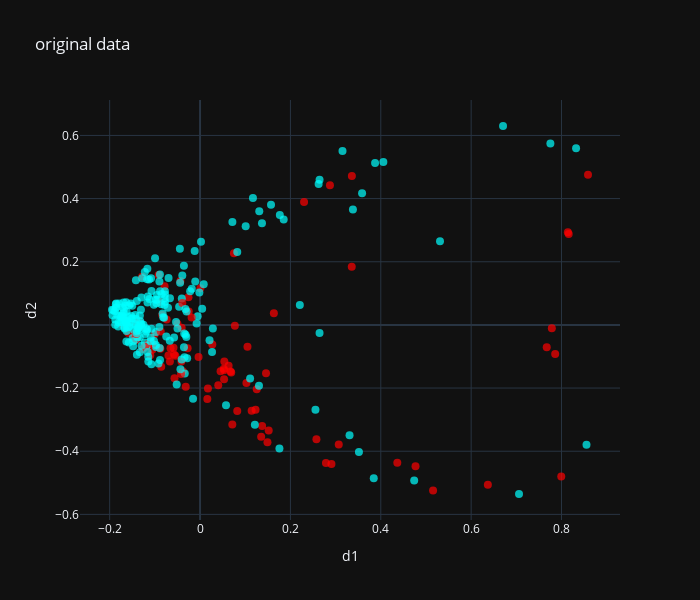
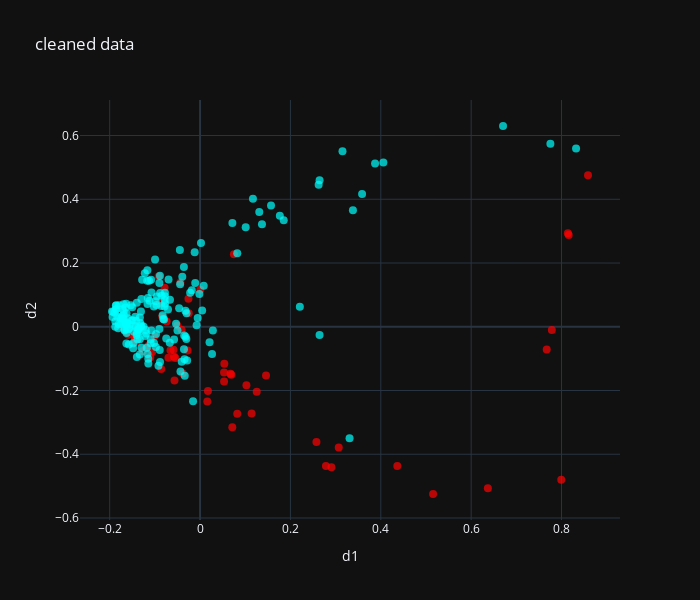

The code cell stored with these charts, in order, in its notebook:
### Code cell
from common import generate_colors_for_classification
from sklearn.preprocessing import StandardScaler, RobustScaler
from sklearn.decomposition import KernelPCA as KPCA
from kernel_pca_search import KernelPCASearchCV, kernel_pca_scorer
from render import *

scaler = RobustScaler()
dot_size = 8
X_numpy[np.isnan(X_numpy)]=-1
X_ = scaler.fit_transform(X_numpy)

transform = KernelPCASearchCV(n_components=2,kernel='rbf')
transform.fit(X_)

def render(model,X_clean,y_clean,title="data plot"):
    colors = generate_colors_for_classification(y_clean,seed=100)
    data = np.concatenate([X_clean,colors],axis=1)
    removed_size = 1-len(y_clean)/len(X)

    print("removed ",removed_size)

    cv = RepeatedStratifiedKFold(n_splits=10, n_repeats=3, random_state=50)
    report = cross_val_classification_report(
        model=model,
        X=X_clean,
        y=y_clean,
        cv=cv,
        target_names=y_classes
    )
    print(report)
    plot_2d_rgb(data,title,["d1","d2","d3"],dot_size)

render(special_model,transform.transform(X_),y,"original data")

render(special_model,transform.transform(X_)[~outliers_mask],y.to_numpy()[~outliers_mask],"cleaned data")
# print(kernel_pca_scorer(transform,X_))

### Figure 1 — Plotly figure (JSON) as saved in the notebook; plotly's stock layout.template omitted (floating-point values rounded to 4 significant figures; data arrays with more than 128 entries replaced by an {"elided": "..."} marker saying what was removed)
{"data": [{"marker": {"color": {"elided": "299 str values"}, "opacity": 0.7, "size": 8}, "mode": "markers", "type": "scatter", "x": {"elided": "299 float values"}, "y": {"elided": "299 float values"}}], "layout": {"height": 600, "title": {"text": "original data"}, "width": 700, "xaxis": {"title": {"text": "d1"}}, "yaxis": {"title": {"text": "d2"}}}}

### Figure 2 — Plotly figure (JSON) as saved in the notebook; plotly's stock layout.template omitted (floating-point values rounded to 4 significant figures; data arrays with more than 128 entries replaced by an {"elided": "..."} marker saying what was removed)
{"data": [{"marker": {"color": {"elided": "242 str values"}, "opacity": 0.7, "size": 8}, "mode": "markers", "type": "scatter", "x": {"elided": "242 float values"}, "y": {"elided": "242 float values"}}], "layout": {"height": 600, "title": {"text": "cleaned data"}, "width": 700, "xaxis": {"title": {"text": "d1"}}, "yaxis": {"title": {"text": "d2"}}}}
